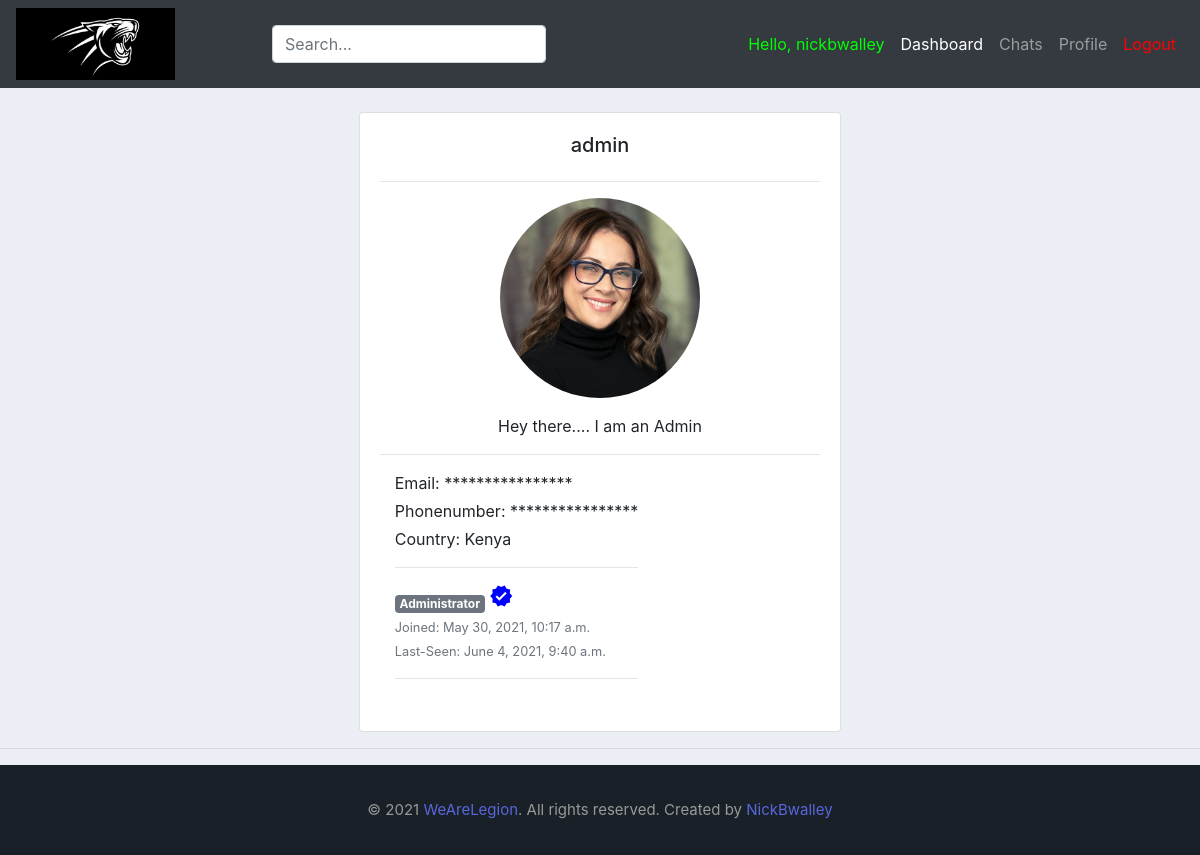
The page /account/1/ (signed in) on the database as committed earlier.
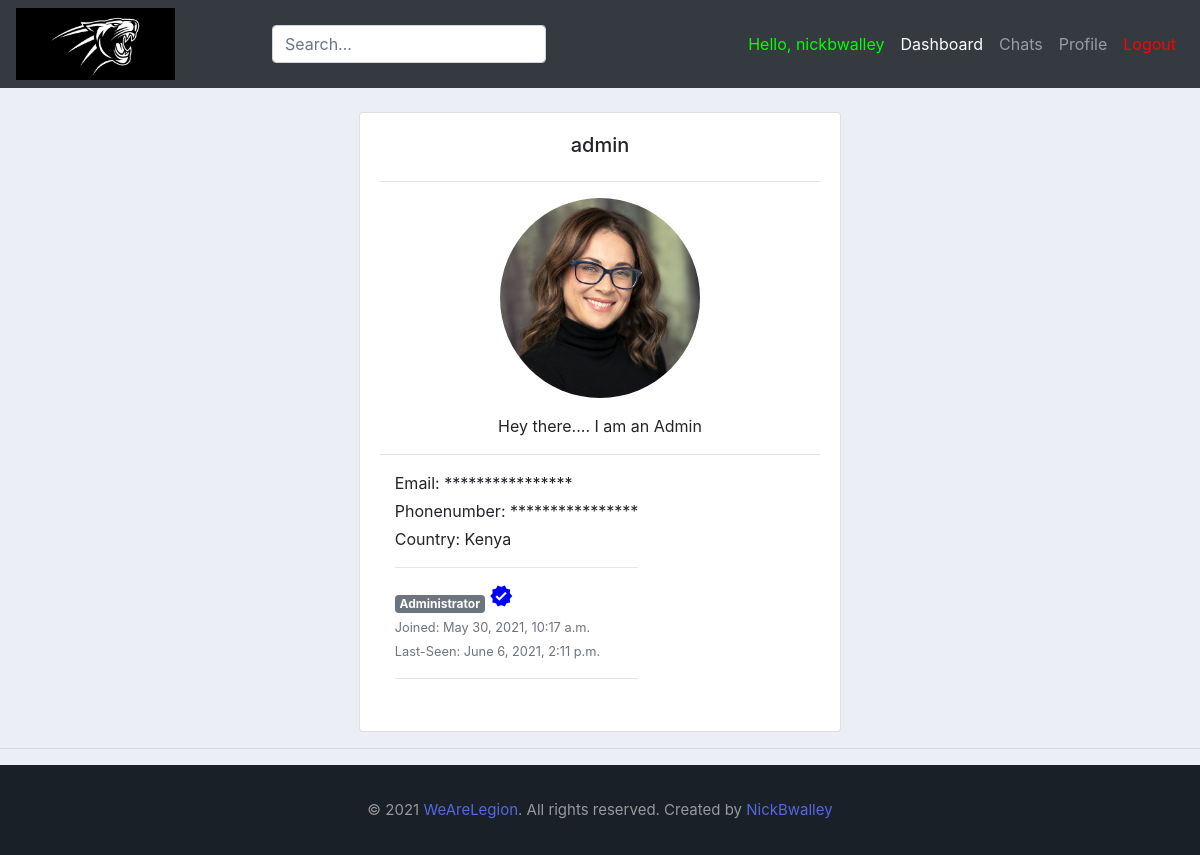
The same page on the database as committed later.
### App1/models.py (models this page shows, shortened)
class user(AbstractBaseUser):
	alphanumeric = RegexValidator(r'^[A-Za-z0-9_.]*$', 'Only Letters, Numbers, Underscores and Periods are allowed!')
	phonenumber = RegexValidator(r'^[0-9]{10,12}$', 'Only Numerical characters are allowed! (Must be 10-12Digits)')
	username		= models.CharField(max_length=30, unique=True, validators=[alphanumeric])
	email 			= models.EmailField(verbose_name="email", max_length=60, unique=True)
	phonenumber 	= models.CharField(max_length=30, unique=True, validators=[phonenumber])
	country 		= models.ForeignKey(Country, on_delete=models.SET_NULL, blank=True, null=True)
	university 		= models.ForeignKey(University, on_delete=models.SET_NULL, null=True)
	course			= models.ForeignKey(Course, on_delete=models.SET_NULL, blank=True, null=True)
	profile_pic 	= models.ImageField(null=True, blank=True, default=get_default_profile_image, upload_to=get_profile_image_filepath)
	bio 			= models.CharField(max_length=40, default="Hey there...", blank=True, null=True)
	date_joined 	= models.DateTimeField(verbose_name='date joined', auto_now_add=True)
	last_login		= models.DateTimeField(verbose_name='last login', auto_now=True)
	hide_email		= models.BooleanField(default=True)
	hide_phonenumber= models.BooleanField(default=True)
	is_active 		= models.BooleanField(default=True)
	is_admin 		= models.BooleanField(default=False)
	is_verified  	= models.BooleanField(default=False)
	is_staff 		= models.BooleanField(default=False)
	is_superuser 	= models.BooleanField(default=False)
	USERNAME_FIELD = 'username'
	REQUIRED_FIELDS = ['email']
	objects = MyAccountManager()

class Country(models.Model):
    name = models.CharField(max_length=40)
    def __str__(self):
        return self.name

### App1/views.py (the view)
# urls.py: path('account/<int:id>/', views.account_view, name='view'),
@login_required(login_url='login') # only allows users who are logged in with correct credentials
def account_view(request, id):
	context = {}
	account = get_object_or_404(user, pk=id)
	if account:
		context['id']: account.id
		context['username']: account.username
		context['email']: account.email
		context['profile_image']: account.profile_image.url
		context['hide_email']: account.hide_email
		context['hide_phonenumber']: account.hide_phonenumber
		is_self = False
		user_id = request.user.id
		print(user_id)
		print(account.id)
		if user_id == account.id:
			is_self = True
	return render(request, "App1/other_profile.html", {'id':id, 'account':account, 'context': context})

### App1/templates/App1/other_profile.html (shortened to what this page needs)
{%  extends 'App1/main.html' %}
{% load static %}
{% block content %}
<br>
<div class="row justify-content-md-center">
    <div class="col-md-5">
        <div class="card card-body">
            <h5 style="text-align: center">{{account.username}}</h5>
            <hr>
            <img class="profile-pic" src="{{account.profile_pic.url}}" >
      <div class="mt-3 text-center">
        <p class="mb-0">{{account.bio}}</p>
      </div>
        <hr>
        <div class="col d-flex flex-column flex-sm-row justify-content-between mb-3">
          <div class="text-center text-sm-left mb-2 mb-sm-0">
            {% if request.user.id == account.id %}
            <p class="mb-1">Email: {{account.email}}</p>
            {% else %}
              {% if account.hide_email %}
              <p class="mb-1">Email: ****************</p>
              {% else %}
                <p class="mb-1">Email: {{account.email}}</p>
                {% endif %}
            {% endif %}
            {% if request.user.id == account.id %}
            <p class="mb-1">Phonenumber: {{account.phonenumber}}</p>
            {% else %}
              {% if account.hide_phonenumber %}
              <p class="mb-1">Phonenumber: ****************</p>
              {% else %}
                <p class="mb-1">Phonenumber: {{account.phonenumber}}</p>
                {% endif %}
            {% endif %}
            <p class="mb-1">Country: {{account.country}}</p>
            <hr>
            {% if account.is_admin %}
            <span class="badge badge-secondary">Administrator</span>
            {% else %}
            <span class="badge badge-secondary">Active-User</span>
            {% endif %}
            {% if account.is_verified %}
            <span class="material-icons" style="color: blue;">verified</span>
            {% endif %}
            <div class="text-muted"><small>Joined: {{account.date_joined}}</small></div>
            <div class="text-muted"><small>Last-Seen: {{account.last_login}}</small></div>
            <hr>
          </div>
        </div>
        </div>
    </div>
</div>
{% endblock %}

### App1/templates/App1/main.html (shortened to what this page needs)
{% load static %}
<!DOCTYPE html>
<head>
    <link rel="stylesheet" href="https://stackpath.bootstrapcdn.com/bootstrap/4.3.1/css/bootstrap.min.css">
    <link rel="stylesheet" href="{% static '/css/main.css' %}">
</head>
<body>
    {% include 'App1/navbar.html' %}
    {% block content %}
    {% endblock %}
    <hr>
    <footer>{% include 'App1/footer.html' %}</footer>
</body>
</html>

### App1/templates/App1/navbar.html (shortened to what this page needs)
{% load static %}
<nav class="navbar navbar-expand-lg navbar-dark bg-dark">
    <img src="{% static '/images/lionking.png'%}" id="logo" >
    <link rel="stylesheet" href="{% static '/css/main.css' %}">
    <div class="collapse navbar-collapse" id="navbarNav">
      <ul class="navbar-nav mr-auto ml-auto">
        <form class="search-bar justify-content-start" onsubmit="return executeQuery();">
            <input type="text" class="form-control" name="q" id="id_q_large" placeholder="Search...">
        </form>
      </ul>
      <ul class="navbar-nav ml-auto">
        {% if request.user.is_authenticated %}
        <li class="nav-item">
          <a class="nav-link" style="color: #00ff00;">Hello, {{request.user.username}}</a>
        </li>
        <li class="nav-item active">
          <a class="nav-link" href="{% url 'home' %}">Dashboard</a>
        </li>
        <li class="nav-item">
          <a class="nav-link" href="#">Chats</a>
        </li>
        <li class="nav-item">
          <a class="nav-link" href="{% url 'view' request.user.id %}">Profile</a>
        </li>
        <li class="nav-item">
          <a class="nav-link" href="{% url 'logout' %}" style="color: #ff0000;">Logout</a>
        </li>
      </ul>
        {% endif %}
    </div>
  </nav>

### App1/templates/App1/footer.html (shortened to what this page needs)
<div class="mini-footer">
    <div class="container">
      <div class="row">
        <div class="col-md-12">
          <div class="copyright-text">
            <p>© 2021
              <a href="#">WeAreLegion</a>. All rights reserved. Created by
              <a href="https://github.com/NickBwalley/">NickBwalley</a>
            </p>
          </div>
        </div>
      </div>
    </div>
  </div>

### static/css/main.css (style rules this page uses)
#logo { height: auto; width: auto; max-height: 72px; max-width: 250px; }
body { background-color: #ebeff5; }

### App1/templates/App1/other_profile.html (style rules this page uses)
.profile-pic { max-width: 200px; max-height:200px; margin: 0 auto; border-radius: 50%; }

### App1/templates/App1/footer.html (style rules this page uses)
.mini-footer { background:#192027; text-align:center; padding:32px 0 }
.mini-footer p { margin:0; bottom: 0; line-height:26px; font-size:15px; color:#999 }
.mini-footer p a { color:#5867dd }

Rows that differ between the two databases and show on the page:
changed user "admin": last_login "June 4, 2021, 9:40 a.m." → "June 6, 2021, 2:11 p.m."
